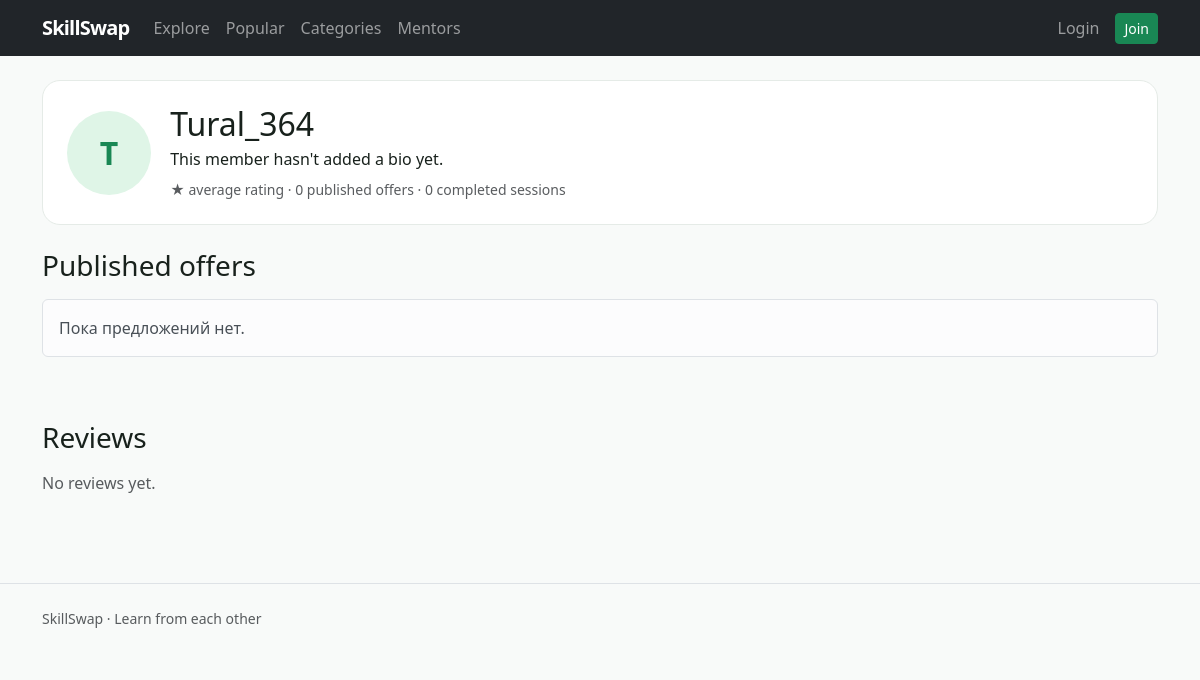
The app's page /accounts/profile/Tural_364/ with its own data.
### accounts/models.py (models this page shows, shortened)
class User(AbstractUser):
    class Role(models.TextChoices):
        USER = "user", "User"
        ADMIN = "admin", "Admin"
        SUPER_ADMIN = "super_admin", "Super Admin"
    role = models.CharField(max_length=20, choices=Role.choices, default=Role.USER)
    bio = models.CharField(max_length=300, blank=True)
    avatar = models.ImageField(upload_to="avatars/", blank=True, null=True)
    is_blocked = models.BooleanField(default=False)

### accounts/views.py (the view)
# urls.py: path("profile/<str:username>/", views.profile, name="profile"),
def profile(request, username):
    person = get_object_or_404(User, username=username)
    offers = SkillOffer.objects.filter(owner=person, status=SkillOffer.Status.PUBLISHED).select_related("category")
    reviews = Review.objects.filter(booking__offer__owner=person).select_related("author", "booking")
    from django.db.models import Avg
    rating = reviews.aggregate(value=Avg("rating"))["value"]
    completed = BookingRequest.objects.filter(offer__owner=person, status=BookingRequest.Status.COMPLETED).count()
    return render(request, "accounts/profile.html", {
        "person": person, "offers": offers, "reviews": reviews,
        "rating": rating, "completed_count": completed,
    })

### templates/accounts/profile.html (shortened to what this page needs)
{% extends "base.html" %}{% block content %}
<div class="profile-header p-4 mb-4">{% if person.avatar %}<img class="avatar" src="{{ person.avatar.url }}" alt="Avatar">{% else %}<div class="avatar avatar-placeholder">{{ person.username|first|upper }}</div>{% endif %}<div class="flex-grow-1"><h1 class="h2 mb-1">{{ person.username }}</h1><p class="mb-2">{{ person.bio|default:"This member hasn't added a bio yet." }}</p><div class="small text-muted">★ {{ rating|default:"—"|floatformat:1 }} average rating · {{ offers|length }} published offers · {{ completed_count }} completed sessions</div></div>
{% if user == person %}<a class="btn btn-outline-dark" href="{% url 'accounts:profile_edit' %}">Edit profile</a>{% endif %}</div>
<h2 class="h3 mb-3">Published offers</h2>{% include "offers/_offer_cards.html" with offers=offers %}
<h2 class="h3 mt-5 mb-3">Reviews</h2>{% for review in reviews %}<div class="review-item mb-3"><strong>{{ review.author.username }}</strong> · {{ review.rating }}/5 <p class="mb-0">{{ review.comment }}</p></div>{% empty %}<p class="text-muted">No reviews yet.</p>{% endfor %}
{% endblock %}

### static/css/style.css (style rules this page uses)
body { background: #f8faf9; color: #18211c; }
.profile-header { display:flex; align-items:center; gap:1.2rem; background:white; border:1px solid #e5ebe7; border-radius:18px; }
.avatar { width:84px; height:84px; border-radius:50%; object-fit:cover; }
.avatar-placeholder { display:flex; align-items:center; justify-content:center; background:#dff5e7; color:#198754; font-size:2rem; font-weight:700; }

### records on screen
User: username|first "T", username "Tural_364", bio "This member hasn't added a bio yet."

### other values on screen
{{ offers|length }} "0"
{{ completed_count }} "0"
